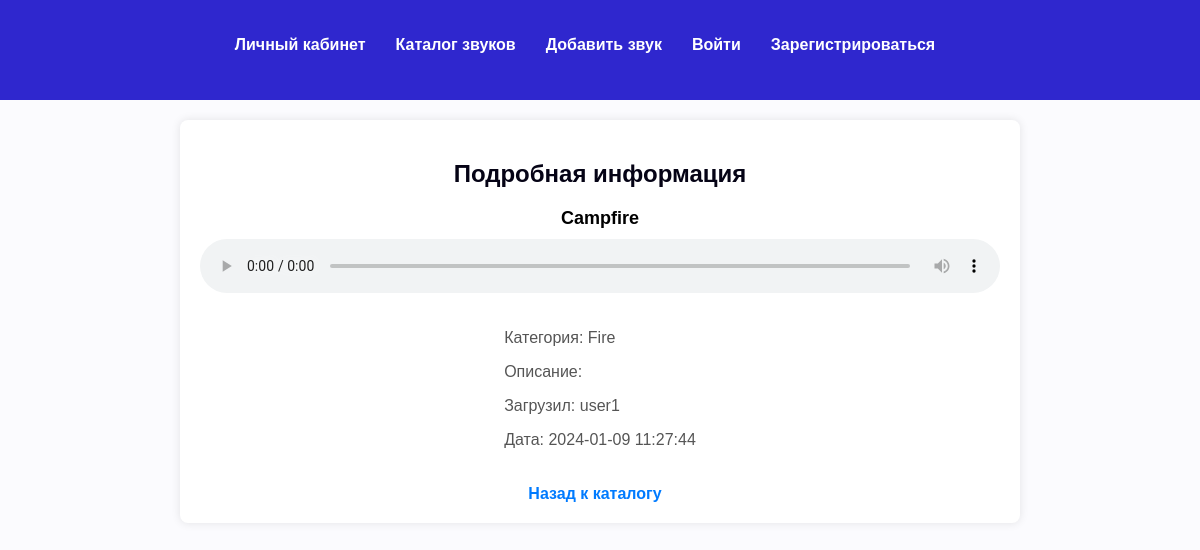
Screenshot of /listen_sound.php?id=1 with the database file from the repository.
### tables this page shows
CREATE TABLE `sounds` (
  `id` int(11) NOT NULL,
  `category` varchar(255) DEFAULT NULL,
  `title` varchar(255) DEFAULT NULL,
  `file_path` varchar(255) DEFAULT NULL,
  `user_id` int(11) DEFAULT NULL,
  `created_at` timestamp NOT NULL DEFAULT current_timestamp(),
  `description` varchar(255) DEFAULT NULL
);

CREATE TABLE `users` (
  `id` int(11) NOT NULL,
  `username` varchar(255) DEFAULT NULL,
  `password` varchar(255) DEFAULT NULL,
  `created_at` timestamp NOT NULL DEFAULT current_timestamp(),
  `is_admin` tinyint(1) DEFAULT 0
);

### listen_sound.php (the view, shortened to what this page needs)
<?php
include('db_config.php');
$sound_id = $_GET['id'];
$sql_sound = "SELECT * FROM sounds WHERE id = ?";
$stmt_sound = $conn->prepare($sql_sound);
$stmt_sound->bind_param("i", $sound_id);
$stmt_sound->execute();
$result_sound = $stmt_sound->get_result();
if ($result_sound->num_rows > 0) {
    $sound = $result_sound->fetch_assoc();
    $user_id = $sound['user_id'];
    $sql_user = "SELECT username FROM users WHERE id = ?";
    $stmt_user = $conn->prepare($sql_user);
    $stmt_user->bind_param("i", $user_id);
    $stmt_user->execute();
    $result_user = $stmt_user->get_result();
    if ($result_user->num_rows > 0) {
        $users = $result_user->fetch_assoc();
    }
} else {
    header('Location: catalog.php');
    exit();
}
?>
<!DOCTYPE html>
<html lang="en">
<head>
    <link rel="stylesheet" href="style.css">
</head>
<body>
<?php include('header.php'); ?>
<div class="container">
    <div class="sound-details">
        <h2>Подробная информация</h2>
        <div class="sound-title"><?php echo $sound['title']; ?></div>
        <audio controls>
        <source src="<?php
            echo $sound['file_path'];
        ?>" type="audio/mpeg">
        </audio>
        <div class="info">
            <p>Категория: <?php echo $sound['category']; ?></p>
            <p>Описание: <?php echo $sound['description']; ?></p>
            <?php
            if (isset($users['username'])) {
                echo '<p>Загрузил: ' . $users['username'] . '</p>';
            }
            ?>
            <p>Дата: <?php echo $sound['created_at']; ?></p>
        </div>
        <a href="catalog.php" class="back-link">Назад к каталогу</a>
    </div>
</div>
</body>
</html>

### style.css (style rules this page uses)
body { margin: 0; padding: 0; font-family: Arial, sans-serif; background-color: #FBFBFE; }
h2 { color: #050315; }
.sound-details { flex-grow: 1; }
.sound-title { font-size: 18px; font-weight: bold; }
.container { max-width: 800px; margin: 20px auto; background-color: #fff; padding: 20px; border-radius: 8px; box-shadow: 0 0 10px rgba(0, 0, 0, 0.1); }
p { color: #555; }
a { text-decoration: none; color: #007bff; margin-right: 10px; }
.sound-details { display: flex; justify-content: space-between; align-items: center; }

### listen_sound.php (style rules this page uses)
body { font-family: Arial, sans-serif; background-color: #f4f4f4; margin: 0; padding: 0; align-items: center; justify-content: center; height: 100vh; }
.container { max-width: 600px; background-color: #fff; padding: 20px; border-radius: 8px; box-shadow: 0 0 10px rgba(0, 0, 0, 0.1); }
h2 { color: #333; text-align: center; }
.sound-details { display: flex; flex-direction: column; align-items: center; }
.sound-title { font-size: 24px; font-weight: bold; margin-bottom: 10px; }
audio { width: 100%; margin-bottom: 20px; }
.info { color: #555; }
.back-link { display: block; text-align: center; margin-top: 20px; text-decoration: none; color: #007bff; font-weight: bold; }

### rows the page displays
sounds: title "Campfire", category "Fire", created_at "2024-01-09 11:27:44"
users: username "user1"
